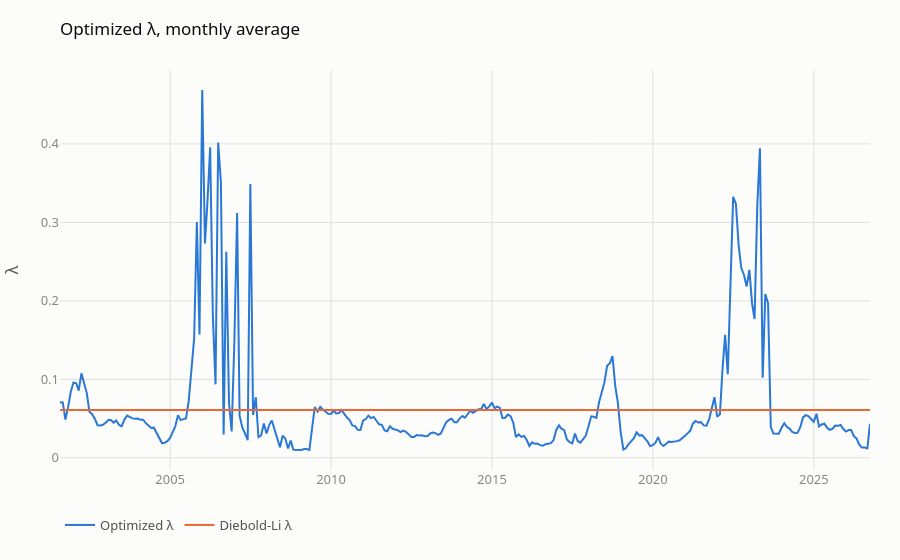

This figure's notebook cell:
### Code cell
plots.line_chart(
    {
        "Optimized λ": optimized["lam"],
        "Diebold-Li λ": pd.Series(ns.DIEBOLD_LI_LAMBDA, index=optimized.index),
    },
    title="Optimized λ, monthly average",
    y_title="λ",
    freq="ME",
)

### Figure 1 — Plotly figure (JSON) as saved in the notebook; plotly's stock layout.template omitted (floating-point values rounded to 4 significant figures; data arrays with more than 128 entries replaced by an {"elided": "..."} marker saying what was removed)
{"data": [{"hovertemplate": "%{y:.2f}", "line": {"width": 2}, "mode": "lines", "name": "Optimized λ", "type": "scatter", "x": {"elided": "303 str values"}, "y": {"elided": "303 float values"}}, {"hovertemplate": "%{y:.2f}", "line": {"width": 2}, "mode": "lines", "name": "Diebold-Li λ", "type": "scatter", "x": {"elided": "303 str values"}, "y": {"elided": "303 float values"}}], "layout": {"hovermode": "x unified", "legend": {"orientation": "h", "x": 0, "y": -0.1, "yanchor": "top"}, "margin": {"b": 90}, "title": {"text": "Optimized λ, monthly average"}, "xaxis": {"title": {}}, "yaxis": {"title": {"text": "λ"}}}}
